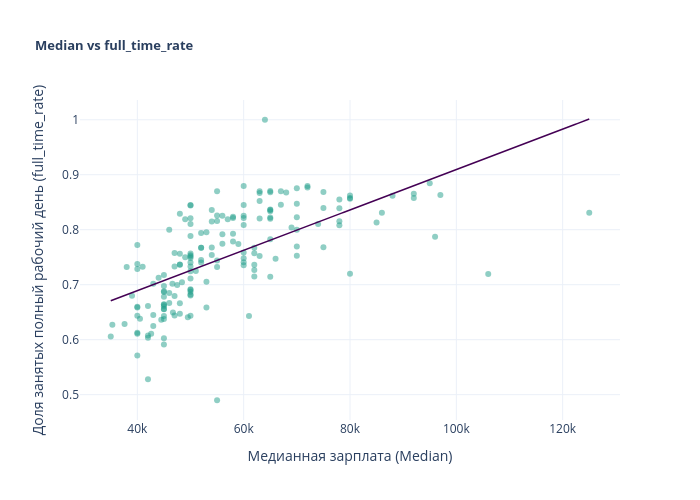

Notebook source saved alongside this figure:
### Markdown cell above
$H_0$ - `Median` и `full_time_rate` не коррелируют;     
$H_1$ - между `Median` и `full_time_rate` существует монотонная связь.

### Code cell
x_col, y_col = "Median", "full_time_rate"
x = df[x_col]
y = df[y_col]
m, b = np.polyfit(x, y, 1)
x_range = np.linspace(x.min(), x.max(), 200)

fig = go.Figure()
fig.add_trace(go.Scatter(
    x=x, y=y,
    mode="markers",
    marker=dict(color="#1f9e89", opacity=0.5, size=6),
    showlegend=False,
))
fig.add_trace(go.Scatter(
    x=x_range, y=m * x_range + b,
    mode="lines",
    line=dict(color="#440154", width=1.5),
    showlegend=False,
))
fig.update_layout(
    title=dict(text="<b>Median vs full_time_rate</b>", font_size=13),
    xaxis_title="Медианная зарплата (Median)",
    yaxis_title="Доля занятых полный рабочий день (full_time_rate)",
    template="plotly_white",
    width=700,
    height=500,
)
fig.show()

### Figure 1 — Plotly figure (JSON) as saved in the notebook; plotly's stock layout.template omitted (floating-point values rounded to 4 significant figures; data arrays with more than 128 entries replaced by an {"elided": "..."} marker saying what was removed)
{"data": [{"marker": {"color": "#1f9e89", "opacity": 0.5, "size": 6}, "mode": "markers", "showlegend": false, "type": "scatter", "x": {"elided": "172 int values"}, "y": {"elided": "172 float values"}}, {"line": {"color": "#440154", "width": 1.5}, "mode": "lines", "showlegend": false, "type": "scatter", "x": {"elided": "200 float values"}, "y": {"elided": "200 float values"}}], "layout": {"height": 500, "title": {"font": {"size": 13}, "text": "<b>Median vs full_time_rate</b>"}, "width": 700, "xaxis": {"title": {"text": "Медианная зарплата (Median)"}}, "yaxis": {"title": {"text": "Доля занятых полный рабочий день (full_time_rate)"}}}}
